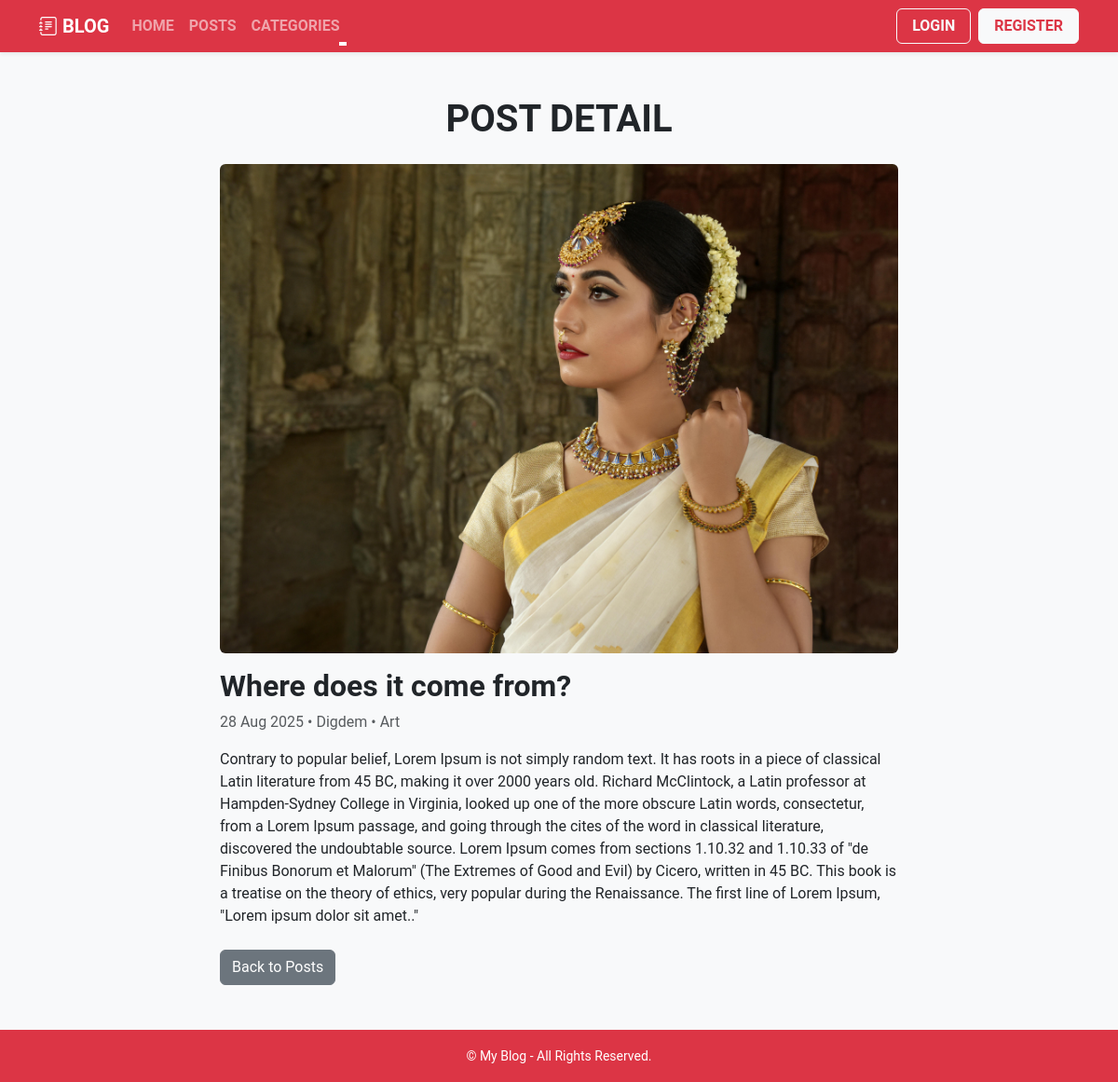
Screenshot of /posts/where-does-it-come-from/ with the database file from the repository.
### blog/models.py (models this page shows, shortened)
class Post(models.Model):
    title = models.CharField(max_length=200)
    content = models.TextField()
    image = models.ImageField(upload_to='post_images/', blank=True, null=True)
    category = models.ForeignKey('Category', on_delete=models.CASCADE, related_name='posts')
    tags = models.ManyToManyField('Tag', blank=True)
    active = models.BooleanField(default=True)
    created_at = models.DateTimeField(auto_now_add=True)
    updated_at = models.DateTimeField(auto_now=True)
    author = models.ForeignKey(
        settings.AUTH_USER_MODEL,
        on_delete=models.CASCADE,
        related_name='posts',
        null=True, blank=True
    )
    slug = models.SlugField(editable=False, unique=True, max_length=220, null=True, blank=True)

class Category(models.Model):
    name = models.CharField(max_length=50)  # Kategori adı
    slug = models.SlugField(editable=False, unique=True)  # URL uyumlu slug
    parent = models.ForeignKey(
        'self',                     # Kendisine referans (alt kategori için)
        on_delete=models.CASCADE,
        related_name='subcategories',  # Alt kategorilere ulaşım
        null=True, blank=True        # Boş olursa ana kategori olur
    )

### blog/views.py (the view)
# urls.py: path('posts/<slug:slug>/', views.post_detail, name='post_detail'),  # Tekil post
def post_detail(request, slug):
    post = get_object_or_404(Post, slug=slug, active=True)
    categories = Category.objects.all()
    return render(request, 'blog/post_detail.html', {
        'post': post,
        'categories': categories,
    })

### blog/templates/blog/post_detail.html (shortened to what this page needs)
{% extends 'blog/base.html' %}
{% load static %}
{% block content %}
<div class="container mt-5">
  <div class="col-md-8 mx-auto">
    <h1 class="text-uppercase text-center fw-bold mb-4">Post Detail</h1>
    {% if post.image %}
      <img src="{{ post.image.url }}" alt="{{ post.title }}" class="img-fluid rounded mb-3">
    {% endif %}
    <h2 class="fw-bold">{{ post.title }}</h2>
    <p class="text-muted">
      {{ post.created_at|date:"d M Y" }}
      {% if post.author %} • {{ post.author.username }}{% endif %}
      {% if post.category %} • {{ post.category.name }}{% endif %}
    </p>
    <div class="mb-4">
      {{ post.content|linebreaks }}
    </div>
    <a href="{% url 'blog:post_list' %}" class="btn btn-secondary">Back to Posts</a>
  </div>
</div>
{% endblock %}

### blog/static/blog/css/style.css (style rules this page uses)
html, body { height: 100%; margin: 0; padding: 0; font-family: "Roboto", sans-serif; font-weight: 400; font-style: normal; }
h1 { font-size: 2.5rem; font-weight: 700; text-align: center; margin: 0; padding: 0; margin-top: 20px; margin-bottom: 20px; }

### rows the page displays
Post: image (picture), title "Where does it come from?", created_at "28 Aug 2025", author.username "Digdem", category.name "Art", content "Contrary to popular belief, Lorem Ipsum is not simply random text. It has roots in a piece of classical Latin literature from 45 BC, making it over 2000 years old. Richard McClintock, a Latin professor at Hampden-Sydney College in Virginia, looked up one of the more obscure Latin words, consectetur, from a Lorem Ipsum passage, and going through the cites of the word in classical literature, discovered the undoubtable source. Lorem Ipsum comes from sections 1.10.32 and 1.10.33 of \"de Finibus Bonorum et Malorum\" (The Extremes of Good and Evil) by Cicero, written in 45 BC. This book is a treatise on the theory of ethics, very popular during the Renaissance. The first line of Lorem Ipsum,…"
